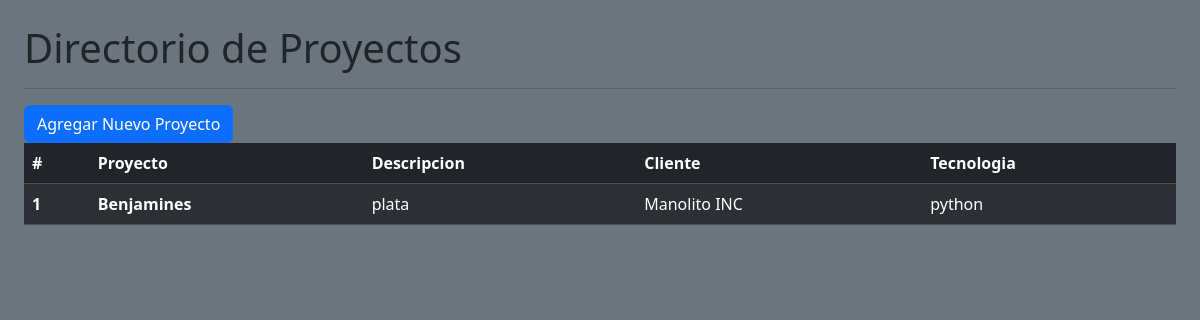
Before: / with the older database file.
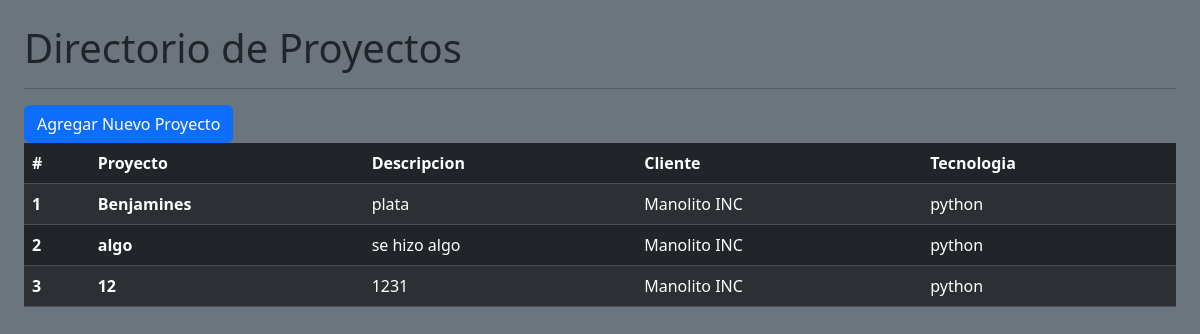
After: the same page with the newer database file.
### paginas/models.py (models this page shows, shortened)
class Proyecto(models.Model):
    titulo_proyecto = models.CharField(max_length=50)
    descripcion = models.TextField()
    cliente = models.ForeignKey(Cliente, on_delete=models.CASCADE)
    tecnologias = models.ManyToManyField(Tecnologia)

class Cliente(models.Model):
    nombre_empresa = models.CharField(max_length=100)
    correo_contacto = models.EmailField(blank=True,null=True)

class Tecnologia(models.Model):
    nombre_Tecnologia = models.CharField(max_length=50)
    def __str__(self):
        return self.nombre_Tecnologia

### paginas/views.py (the view)
# urls.py: path('',home_view,name='home'),
def home_view(request):
    lista_proyecto = Proyecto.objects.all()
    contexto = {
       'proyectos': lista_proyecto
    }
    return render(request,'home.html',contexto)

### paginas/templates/home.html (shortened to what this page needs)
<!DOCTYPE html>
<html lang="es">
<head>
    <link href="https://cdn.jsdelivr.net/npm/bootstrap@5.3.8/dist/css/bootstrap.min.css" rel="stylesheet">
</head>
<body class='bg-secondary p-4'>
    <h1 >Directorio de Proyectos</h1>
    <hr>
    <table class="table table-dark table-striped">
        <thead>
            <tr>
                <th scope="col">#</th>
                <th scope="col">Proyecto</th>
                <th scope="col">Descripcion</th>
                <th scope="col">Cliente</th>
                <th scope="col">Tecnologia</th>
            </tr>
        </thead>
  <tbody>
    {% for proyecto in proyectos %}
        <tr>
            <th scope="row">{{ forloop.counter }}</th>
            <td><strong>{{ proyecto.titulo_proyecto }}</strong></td>
            <td>{{ proyecto.descripcion }}</td>
            <td>{{ proyecto.cliente.nombre_empresa }}</td>
            <td>{{ proyecto.tecnologias.all|join:", " }}</td>
        </tr>
    {% empty %}
        <tr>
            <td colspan="5" class="text-center">No hay proyectos registrados en el sistema.</td>
        </tr>
    {% endfor %}
    <a href="{% url 'crear_proyecto' %}" class="btn btn-primary">Agregar Nuevo Proyecto</a>
  </tbody>
    </table>
</body>
</html>

Changed rows visible on the page:
added Proyecto: titulo_proyecto "algo", descripcion "se hizo algo", cliente.nombre_empresa "Manolito INC", tecnologias.all "python"
added Proyecto: titulo_proyecto "12", descripcion "1231", cliente.nombre_empresa "Manolito INC", tecnologias.all "python"
